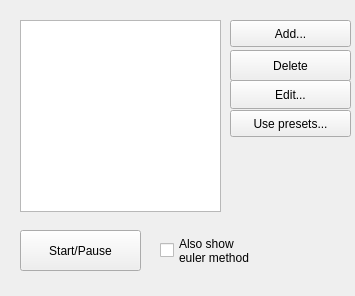
<?xml version="1.0" encoding="UTF-8"?>
<ui version="4.0">
 <class>MainWin</class>
 <widget class="QWidget" name="MainWin">
  <property name="geometry">
   <rect>
    <x>0</x>
    <y>0</y>
    <width>355</width>
    <height>296</height>
   </rect>
  </property>
  <property name="windowTitle">
   <string>Gravity field App</string>
  </property>
  <widget class="QPushButton" name="play_button">
   <property name="geometry">
    <rect>
     <x>20</x>
     <y>230</y>
     <width>121</width>
     <height>41</height>
    </rect>
   </property>
   <property name="text">
    <string>Start/Pause</string>
   </property>
  </widget>
  <widget class="QPushButton" name="add_button">
   <property name="geometry">
    <rect>
     <x>230</x>
     <y>20</y>
     <width>121</width>
     <height>27</height>
    </rect>
   </property>
   <property name="text">
    <string>Add...</string>
   </property>
  </widget>
  <widget class="QPushButton" name="del_button">
   <property name="geometry">
    <rect>
     <x>230</x>
     <y>50</y>
     <width>121</width>
     <height>31</height>
    </rect>
   </property>
   <property name="text">
    <string>Delete</string>
   </property>
  </widget>
  <widget class="QPushButton" name="preset_button">
   <property name="geometry">
    <rect>
     <x>230</x>
     <y>110</y>
     <width>121</width>
     <height>27</height>
    </rect>
   </property>
   <property name="text">
    <string>Use presets...</string>
   </property>
  </widget>
  <widget class="QCheckBox" name="euler_check">
   <property name="geometry">
    <rect>
     <x>160</x>
     <y>230</y>
     <width>141</width>
     <height>41</height>
    </rect>
   </property>
   <property name="text">
    <string>Also show
euler method</string>
   </property>
  </widget>
  <widget class="QListWidget" name="part_list">
   <property name="geometry">
    <rect>
     <x>20</x>
     <y>20</y>
     <width>201</width>
     <height>192</height>
    </rect>
   </property>
  </widget>
  <widget class="QLabel" name="error_hint">
   <property name="geometry">
    <rect>
     <x>230</x>
     <y>160</y>
     <width>121</width>
     <height>41</height>
    </rect>
   </property>
   <property name="text">
    <string/>
   </property>
   <property name="wordWrap">
    <bool>true</bool>
   </property>
  </widget>
  <widget class="QPushButton" name="edit_button">
   <property name="geometry">
    <rect>
     <x>230</x>
     <y>80</y>
     <width>121</width>
     <height>29</height>
    </rect>
   </property>
   <property name="text">
    <string>Edit...</string>
   </property>
  </widget>
 </widget>
 <resources/>
 <connections/>
</ui>
